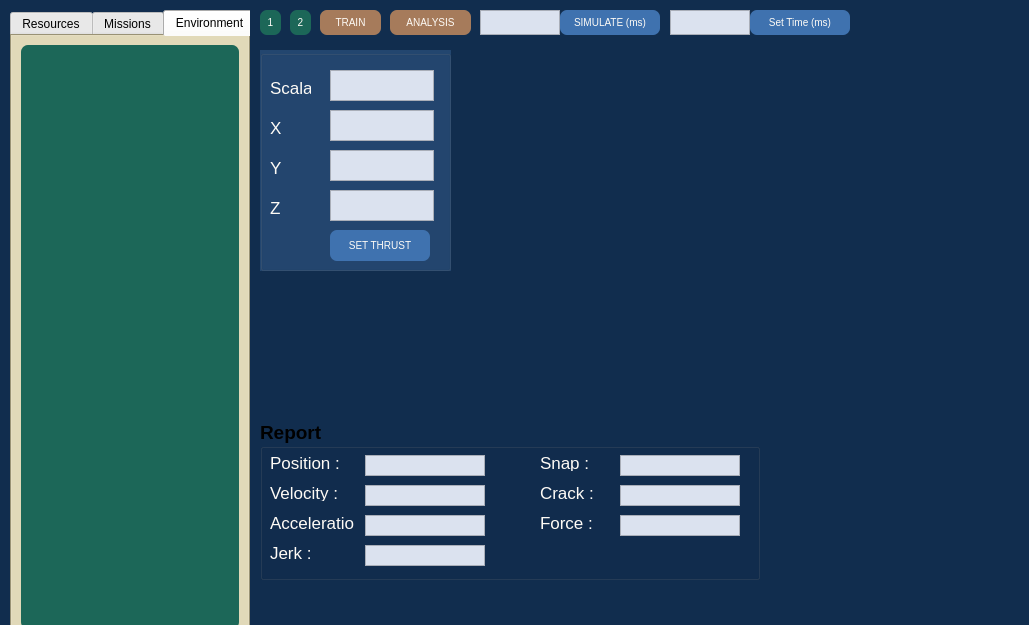
<?xml version="1.0" encoding="UTF-8"?>
<ui version="4.0">
 <class>MainWindow</class>
 <widget class="QMainWindow" name="MainWindow">
  <property name="geometry">
   <rect>
    <x>0</x>
    <y>0</y>
    <width>1029</width>
    <height>625</height>
   </rect>
  </property>
  <property name="font">
   <font>
    <family>Helvetica</family>
   </font>
  </property>
  <property name="windowTitle">
   <string>Simulation</string>
  </property>
  <property name="windowIcon">
   <iconset theme="QIcon::ThemeIcon::GoHome"/>
  </property>
  <property name="styleSheet">
   <string notr="true">QMainWindow{
background-color: #112D4E;
}</string>
  </property>
  <widget class="QWidget" name="centralwidget">
   <property name="enabled">
    <bool>true</bool>
   </property>
   <widget class="QTabWidget" name="tabWidget">
    <property name="geometry">
     <rect>
      <x>10</x>
      <y>10</y>
      <width>240</width>
      <height>630</height>
     </rect>
    </property>
    <property name="font">
     <font>
      <family>Helvetica Neue</family>
     </font>
    </property>
    <property name="styleSheet">
     <string notr="true">QTabWidget{
background-color:#D6CDA4;
}</string>
    </property>
    <property name="tabPosition">
     <enum>QTabWidget::TabPosition::North</enum>
    </property>
    <property name="tabShape">
     <enum>QTabWidget::TabShape::Rounded</enum>
    </property>
    <property name="currentIndex">
     <number>2</number>
    </property>
    <property name="iconSize">
     <size>
      <width>32</width>
      <height>32</height>
     </size>
    </property>
    <property name="usesScrollButtons">
     <bool>false</bool>
    </property>
    <widget class="QWidget" name="playersTab">
     <property name="autoFillBackground">
      <bool>false</bool>
     </property>
     <property name="styleSheet">
      <string notr="true"/>
     </property>
     <attribute name="title">
      <string>Resources</string>
     </attribute>
     <layout class="QHBoxLayout" name="horizontalLayout">
      <property name="leftMargin">
       <number>10</number>
      </property>
      <property name="topMargin">
       <number>5</number>
      </property>
      <property name="rightMargin">
       <number>10</number>
      </property>
      <property name="bottomMargin">
       <number>10</number>
      </property>
      <item>
       <widget class="QTreeWidget" name="playersTreeWidget">
        <property name="styleSheet">
         <string notr="true">QTreeWidget {
background-color: #1C6758;
border-radius: 7px;
}</string>
        </property>
        <attribute name="headerVisible">
         <bool>false</bool>
        </attribute>
        <column>
         <property name="text">
          <string notr="true">1</string>
         </property>
        </column>
       </widget>
      </item>
     </layout>
    </widget>
    <widget class="QWidget" name="missionsTab">
     <property name="layoutDirection">
      <enum>Qt::LayoutDirection::LeftToRight</enum>
     </property>
     <attribute name="title">
      <string>Missions</string>
     </attribute>
     <layout class="QHBoxLayout" name="horizontalLayout_2">
      <property name="leftMargin">
       <number>10</number>
      </property>
      <property name="topMargin">
       <number>5</number>
      </property>
      <property name="rightMargin">
       <number>10</number>
      </property>
      <property name="bottomMargin">
       <number>10</number>
      </property>
      <item>
       <widget class="QTreeWidget" name="missionsTreeWidget">
        <property name="enabled">
         <bool>true</bool>
        </property>
        <property name="styleSheet">
         <string notr="true">QTreeWidget {
background-color: #115144;
border-radius: 7px;
}</string>
        </property>
        <attribute name="headerVisible">
         <bool>false</bool>
        </attribute>
        <column>
         <property name="text">
          <string notr="true">1</string>
         </property>
        </column>
       </widget>
      </item>
     </layout>
    </widget>
    <widget class="QWidget" name="environmentTab">
     <attribute name="title">
      <string>Environment</string>
     </attribute>
     <layout class="QHBoxLayout" name="horizontalLayout_3">
      <item>
       <widget class="QTreeWidget" name="environmentTreeWidget">
        <property name="minimumSize">
         <size>
          <width>194</width>
          <height>569</height>
         </size>
        </property>
        <property name="styleSheet">
         <string notr="true">QTreeWidget {
background-color: #1C6758;
border-radius: 7px;
}</string>
        </property>
        <attribute name="headerVisible">
         <bool>false</bool>
        </attribute>
        <column>
         <property name="text">
          <string notr="true">1</string>
         </property>
        </column>
       </widget>
      </item>
     </layout>
    </widget>
   </widget>
   <widget class="QTextEdit" name="simulateTextEdit">
    <property name="geometry">
     <rect>
      <x>480</x>
      <y>10</y>
      <width>80</width>
      <height>25</height>
     </rect>
    </property>
    <property name="styleSheet">
     <string notr="true">QTextEdit {
    background-color: #DBE2EF; 
    color: #112D4E;
    font-size: 12px; 
    font-weight: lighter; 
}

</string>
    </property>
    <property name="verticalScrollBarPolicy">
     <enum>Qt::ScrollBarPolicy::ScrollBarAlwaysOff</enum>
    </property>
    <property name="horizontalScrollBarPolicy">
     <enum>Qt::ScrollBarPolicy::ScrollBarAlwaysOff</enum>
    </property>
   </widget>
   <widget class="QPushButton" name="simulateButton">
    <property name="geometry">
     <rect>
      <x>560</x>
      <y>10</y>
      <width>100</width>
      <height>25</height>
     </rect>
    </property>
    <property name="styleSheet">
     <string notr="true">QPushButton {
    background-color: #3F72AF; 
    text-align: center;
    color: #FEFBF6;
    border-radius:7px;
    font-size: 10px; 
    font-weight: lighter; 
}

QPushButton:hover {
    background-color: #2A5890; 
}

</string>
    </property>
    <property name="text">
     <string>SIMULATE (ms)</string>
    </property>
   </widget>
   <widget class="QPushButton" name="forwardButton">
    <property name="geometry">
     <rect>
      <x>750</x>
      <y>10</y>
      <width>100</width>
      <height>25</height>
     </rect>
    </property>
    <property name="styleSheet">
     <string notr="true">QPushButton {
    background-color: #3F72AF; 
    color: #FEFBF6;
    text-align: center;
    border-radius:7px;
    font-size: 10px; 
    font-weight: lighter; 
}

QPushButton:hover {
    background-color: #2A5890; 
}

</string>
    </property>
    <property name="text">
     <string>Set Time (ms)</string>
    </property>
   </widget>
   <widget class="QTextEdit" name="forwardTextEdit">
    <property name="geometry">
     <rect>
      <x>670</x>
      <y>10</y>
      <width>80</width>
      <height>25</height>
     </rect>
    </property>
    <property name="styleSheet">
     <string notr="true">QTextEdit {
    background-color: #DBE2EF; 
    color: #112D4E;
    font-size: 12px; 
    font-weight: lighter; 
}

</string>
    </property>
    <property name="verticalScrollBarPolicy">
     <enum>Qt::ScrollBarPolicy::ScrollBarAlwaysOff</enum>
    </property>
    <property name="horizontalScrollBarPolicy">
     <enum>Qt::ScrollBarPolicy::ScrollBarAlwaysOff</enum>
    </property>
   </widget>
   <widget class="QGroupBox" name="reportGroupBox">
    <property name="geometry">
     <rect>
      <x>260</x>
      <y>420</y>
      <width>500</width>
      <height>160</height>
     </rect>
    </property>
    <property name="font">
     <font>
      <family>Helvetica Neue</family>
      <pointsize>14</pointsize>
      <bold>true</bold>
     </font>
    </property>
    <property name="title">
     <string>Report</string>
    </property>
    <widget class="QLabel" name="positionLabel">
     <property name="geometry">
      <rect>
       <x>10</x>
       <y>35</y>
       <width>85</width>
       <height>16</height>
      </rect>
     </property>
     <property name="font">
      <font>
       <family>Helvetica Neue</family>
       <pointsize>13</pointsize>
      </font>
     </property>
     <property name="styleSheet">
      <string notr="true">QLabel {
color: #FEFBF6;
}</string>
     </property>
     <property name="text">
      <string>Position :</string>
     </property>
    </widget>
    <widget class="QLabel" name="velocityLabel">
     <property name="geometry">
      <rect>
       <x>10</x>
       <y>65</y>
       <width>85</width>
       <height>16</height>
      </rect>
     </property>
     <property name="font">
      <font>
       <family>Helvetica Neue</family>
       <pointsize>13</pointsize>
      </font>
     </property>
     <property name="styleSheet">
      <string notr="true">QLabel {
color: #FEFBF6;
}</string>
     </property>
     <property name="text">
      <string>Velocity :</string>
     </property>
    </widget>
    <widget class="QLabel" name="accelerationLabel">
     <property name="geometry">
      <rect>
       <x>10</x>
       <y>95</y>
       <width>85</width>
       <height>16</height>
      </rect>
     </property>
     <property name="font">
      <font>
       <family>Helvetica Neue</family>
       <pointsize>13</pointsize>
      </font>
     </property>
     <property name="styleSheet">
      <string notr="true">QLabel {
color: #FEFBF6;
}</string>
     </property>
     <property name="text">
      <string>Acceleration :</string>
     </property>
    </widget>
    <widget class="QTextEdit" name="positionTextEdit">
     <property name="geometry">
      <rect>
       <x>105</x>
       <y>35</y>
       <width>120</width>
       <height>21</height>
      </rect>
     </property>
     <property name="styleSheet">
      <string notr="true">QTextEdit {
    background-color: #DBE2EF; 
    color: #112D4E;
    font-size: 12px; 
    font-weight: lighter; 
}</string>
     </property>
     <property name="verticalScrollBarPolicy">
      <enum>Qt::ScrollBarPolicy::ScrollBarAlwaysOff</enum>
     </property>
     <property name="horizontalScrollBarPolicy">
      <enum>Qt::ScrollBarPolicy::ScrollBarAlwaysOff</enum>
     </property>
    </widget>
    <widget class="QTextEdit" name="velocityTextEdit">
     <property name="geometry">
      <rect>
       <x>105</x>
       <y>65</y>
       <width>120</width>
       <height>21</height>
      </rect>
     </property>
     <property name="styleSheet">
      <string notr="true">QTextEdit {
    background-color: #DBE2EF; 
    color: #112D4E;
    font-size: 12px; 
    font-weight: lighter; 
}</string>
     </property>
     <property name="verticalScrollBarPolicy">
      <enum>Qt::ScrollBarPolicy::ScrollBarAlwaysOff</enum>
     </property>
     <property name="horizontalScrollBarPolicy">
      <enum>Qt::ScrollBarPolicy::ScrollBarAlwaysOff</enum>
     </property>
    </widget>
    <widget class="QTextEdit" name="accelerationTextEdit">
     <property name="geometry">
      <rect>
       <x>105</x>
       <y>95</y>
       <width>120</width>
       <height>21</height>
      </rect>
     </property>
     <property name="styleSheet">
      <string notr="true">QTextEdit {
    background-color: #DBE2EF; 
    color: #112D4E;
    font-size: 12px; 
    font-weight: lighter; 
}</string>
     </property>
     <property name="verticalScrollBarPolicy">
      <enum>Qt::ScrollBarPolicy::ScrollBarAlwaysOff</enum>
     </property>
     <property name="horizontalScrollBarPolicy">
      <enum>Qt::ScrollBarPolicy::ScrollBarAlwaysOff</enum>
     </property>
    </widget>
    <widget class="QLabel" name="jerkLabel">
     <property name="geometry">
      <rect>
       <x>10</x>
       <y>125</y>
       <width>85</width>
       <height>16</height>
      </rect>
     </property>
     <property name="font">
      <font>
       <family>Helvetica Neue</family>
       <pointsize>13</pointsize>
      </font>
     </property>
     <property name="styleSheet">
      <string notr="true">QLabel {
color: #FEFBF6;
}</string>
     </property>
     <property name="text">
      <string>Jerk :</string>
     </property>
    </widget>
    <widget class="QTextEdit" name="jerkTextEdit">
     <property name="geometry">
      <rect>
       <x>105</x>
       <y>125</y>
       <width>120</width>
       <height>21</height>
      </rect>
     </property>
     <property name="styleSheet">
      <string notr="true">QTextEdit {
    background-color: #DBE2EF; 
    color: #112D4E;
    font-size: 12px; 
    font-weight: lighter; 
}</string>
     </property>
     <property name="verticalScrollBarPolicy">
      <enum>Qt::ScrollBarPolicy::ScrollBarAlwaysOff</enum>
     </property>
     <property name="horizontalScrollBarPolicy">
      <enum>Qt::ScrollBarPolicy::ScrollBarAlwaysOff</enum>
     </property>
    </widget>
    <widget class="QLabel" name="snapLabel">
     <property name="geometry">
      <rect>
       <x>280</x>
       <y>35</y>
       <width>70</width>
       <height>16</height>
      </rect>
     </property>
     <property name="font">
      <font>
       <family>Helvetica Neue</family>
       <pointsize>13</pointsize>
      </font>
     </property>
     <property name="styleSheet">
      <string notr="true">QLabel {
color: #FEFBF6;
}</string>
     </property>
     <property name="text">
      <string>Snap :</string>
     </property>
    </widget>
    <widget class="QLabel" name="crackLabel">
     <property name="geometry">
      <rect>
       <x>280</x>
       <y>65</y>
       <width>70</width>
       <height>16</height>
      </rect>
     </property>
     <property name="font">
      <font>
       <family>Helvetica Neue</family>
       <pointsize>13</pointsize>
      </font>
     </property>
     <property name="styleSheet">
      <string notr="true">QLabel {
color: #FEFBF6;
}</string>
     </property>
     <property name="text">
      <string>Crack :</string>
     </property>
    </widget>
    <widget class="QLabel" name="forceLabel">
     <property name="geometry">
      <rect>
       <x>280</x>
       <y>95</y>
       <width>70</width>
       <height>16</height>
      </rect>
     </property>
     <property name="font">
      <font>
       <family>Helvetica Neue</family>
       <pointsize>13</pointsize>
      </font>
     </property>
     <property name="styleSheet">
      <string notr="true">QLabel {
color: #FEFBF6;
}</string>
     </property>
     <property name="text">
      <string>Force :</string>
     </property>
    </widget>
    <widget class="QTextEdit" name="snapTextEdit">
     <property name="geometry">
      <rect>
       <x>360</x>
       <y>35</y>
       <width>120</width>
       <height>21</height>
      </rect>
     </property>
     <property name="styleSheet">
      <string notr="true">QTextEdit {
    background-color: #DBE2EF; 
    color: #112D4E;
    font-size: 12px; 
    font-weight: lighter; 
}</string>
     </property>
     <property name="verticalScrollBarPolicy">
      <enum>Qt::ScrollBarPolicy::ScrollBarAlwaysOff</enum>
     </property>
     <property name="horizontalScrollBarPolicy">
      <enum>Qt::ScrollBarPolicy::ScrollBarAlwaysOff</enum>
     </property>
    </widget>
    <widget class="QTextEdit" name="crackTextEdit">
     <property name="geometry">
      <rect>
       <x>360</x>
       <y>65</y>
       <width>120</width>
       <height>21</height>
      </rect>
     </property>
     <property name="styleSheet">
      <string notr="true">QTextEdit {
    background-color: #DBE2EF; 
    color: #112D4E;
    font-size: 12px; 
    font-weight: lighter; 
}</string>
     </property>
     <property name="verticalScrollBarPolicy">
      <enum>Qt::ScrollBarPolicy::ScrollBarAlwaysOff</enum>
     </property>
     <property name="horizontalScrollBarPolicy">
      <enum>Qt::ScrollBarPolicy::ScrollBarAlwaysOff</enum>
     </property>
    </widget>
    <widget class="QTextEdit" name="forceTextEdit">
     <property name="geometry">
      <rect>
       <x>360</x>
       <y>95</y>
       <width>120</width>
       <height>21</height>
      </rect>
     </property>
     <property name="styleSheet">
      <string notr="true">QTextEdit {
    background-color: #DBE2EF; 
    color: #112D4E;
    font-size: 12px; 
    font-weight: lighter; 
}</string>
     </property>
     <property name="verticalScrollBarPolicy">
      <enum>Qt::ScrollBarPolicy::ScrollBarAlwaysOff</enum>
     </property>
     <property name="horizontalScrollBarPolicy">
      <enum>Qt::ScrollBarPolicy::ScrollBarAlwaysOff</enum>
     </property>
    </widget>
   </widget>
   <widget class="QPushButton" name="loadButton">
    <property name="geometry">
     <rect>
      <x>260</x>
      <y>10</y>
      <width>21</width>
      <height>25</height>
     </rect>
    </property>
    <property name="styleSheet">
     <string notr="true">QPushButton {
    background-color: #1C6758; 
    text-align: center;
    color: #FEFBF6;
    border-radius:7px;
    font-size: 10px; 
    font-weight: lighter; 
}

QPushButton:hover {
    background-color: #115144; 
}</string>
    </property>
    <property name="text">
     <string>1</string>
    </property>
   </widget>
   <widget class="QGroupBox" name="thrustGroupBox">
    <property name="geometry">
     <rect>
      <x>260</x>
      <y>50</y>
      <width>191</width>
      <height>221</height>
     </rect>
    </property>
    <property name="styleSheet">
     <string notr="true">QGroupBox{
background-color:#23466F;
}</string>
    </property>
    <property name="title">
     <string/>
    </property>
    <widget class="QTextEdit" name="valueTextEdit">
     <property name="geometry">
      <rect>
       <x>70</x>
       <y>20</y>
       <width>104</width>
       <height>31</height>
      </rect>
     </property>
     <property name="styleSheet">
      <string notr="true">QTextEdit {
    background-color: #DBE2EF; 
    color: #112D4E;
    font-size: 12px; 
    font-weight: lighter; 
}</string>
     </property>
    </widget>
    <widget class="QLabel" name="valueLabel">
     <property name="geometry">
      <rect>
       <x>10</x>
       <y>30</y>
       <width>41</width>
       <height>16</height>
      </rect>
     </property>
     <property name="font">
      <font>
       <family>Helvetica Neue</family>
       <pointsize>13</pointsize>
      </font>
     </property>
     <property name="styleSheet">
      <string notr="true">QLabel {
color: #FEFBF6;
}</string>
     </property>
     <property name="text">
      <string>Scalar :</string>
     </property>
    </widget>
    <widget class="QLabel" name="xLabel">
     <property name="geometry">
      <rect>
       <x>10</x>
       <y>70</y>
       <width>41</width>
       <height>16</height>
      </rect>
     </property>
     <property name="font">
      <font>
       <family>Helvetica Neue</family>
       <pointsize>13</pointsize>
      </font>
     </property>
     <property name="styleSheet">
      <string notr="true">QLabel {
color: #FEFBF6;
}</string>
     </property>
     <property name="text">
      <string>X</string>
     </property>
    </widget>
    <widget class="QTextEdit" name="xTextEdit">
     <property name="geometry">
      <rect>
       <x>70</x>
       <y>60</y>
       <width>104</width>
       <height>31</height>
      </rect>
     </property>
     <property name="styleSheet">
      <string notr="true">QTextEdit {
    background-color: #DBE2EF; 
    color: #112D4E;
    font-size: 12px; 
    font-weight: lighter; 
}</string>
     </property>
    </widget>
    <widget class="QLabel" name="yLabel">
     <property name="geometry">
      <rect>
       <x>10</x>
       <y>110</y>
       <width>41</width>
       <height>16</height>
      </rect>
     </property>
     <property name="font">
      <font>
       <family>Helvetica Neue</family>
       <pointsize>13</pointsize>
      </font>
     </property>
     <property name="styleSheet">
      <string notr="true">QLabel {
color: #FEFBF6;
}</string>
     </property>
     <property name="text">
      <string>Y</string>
     </property>
    </widget>
    <widget class="QTextEdit" name="yTextEdit">
     <property name="geometry">
      <rect>
       <x>70</x>
       <y>100</y>
       <width>104</width>
       <height>31</height>
      </rect>
     </property>
     <property name="styleSheet">
      <string notr="true">QTextEdit {
    background-color: #DBE2EF; 
    color: #112D4E;
    font-size: 12px; 
    font-weight: lighter; 
}</string>
     </property>
    </widget>
    <widget class="QLabel" name="zLabel">
     <property name="geometry">
      <rect>
       <x>10</x>
       <y>150</y>
       <width>41</width>
       <height>16</height>
      </rect>
     </property>
     <property name="font">
      <font>
       <family>Helvetica Neue</family>
       <pointsize>13</pointsize>
      </font>
     </property>
     <property name="styleSheet">
      <string notr="true">QLabel {
color: #FEFBF6;
}</string>
     </property>
     <property name="text">
      <string>Z</string>
     </property>
    </widget>
    <widget class="QTextEdit" name="zTextEdit">
     <property name="geometry">
      <rect>
       <x>70</x>
       <y>140</y>
       <width>104</width>
       <height>31</height>
      </rect>
     </property>
     <property name="styleSheet">
      <string notr="true">QTextEdit {
    background-color: #DBE2EF; 
    color: #112D4E;
    font-size: 12px; 
    font-weight: lighter; 
}</string>
     </property>
    </widget>
    <widget class="QPushButton" name="thrustButton">
     <property name="geometry">
      <rect>
       <x>70</x>
       <y>180</y>
       <width>100</width>
       <height>31</height>
      </rect>
     </property>
     <property name="styleSheet">
      <string notr="true">QPushButton {
    background-color: #3F72AF; 
    text-align: center;
    color: #FEFBF6;
    border-radius:7px;
    font-size: 10px; 
    font-weight: lighter; 
}

QPushButton:hover {
    background-color: #2A5890; 
}

</string>
     </property>
     <property name="text">
      <string>SET THRUST</string>
     </property>
    </widget>
   </widget>
   <widget class="QPushButton" name="analysisButton">
    <property name="geometry">
     <rect>
      <x>390</x>
      <y>10</y>
      <width>81</width>
      <height>25</height>
     </rect>
    </property>
    <property name="styleSheet">
     <string notr="true">QPushButton {
    background-color: #A67B5B; 
    color: #FEFBF6;
    text-align: center;
    border-radius:7px;
    font-size: 10px; 
    font-weight: lighter; 
}

QPushButton:hover {
    background-color: #6F4E37; 
}

</string>
    </property>
    <property name="text">
     <string>ANALYSIS</string>
    </property>
   </widget>
   <widget class="QPushButton" name="loadButton_2">
    <property name="geometry">
     <rect>
      <x>290</x>
      <y>10</y>
      <width>21</width>
      <height>25</height>
     </rect>
    </property>
    <property name="styleSheet">
     <string notr="true">QPushButton {
    background-color: #1C6758; 
    text-align: center;
    color: #FEFBF6;
    border-radius:7px;
    font-size: 10px; 
    font-weight: lighter; 
}

QPushButton:hover {
    background-color: #115144; 
}</string>
    </property>
    <property name="text">
     <string>2</string>
    </property>
   </widget>
   <widget class="QPushButton" name="trainButton">
    <property name="geometry">
     <rect>
      <x>320</x>
      <y>10</y>
      <width>61</width>
      <height>25</height>
     </rect>
    </property>
    <property name="styleSheet">
     <string notr="true">QPushButton {
    background-color: #A67B5B; 
    color: #FEFBF6;
    text-align: center;
    border-radius:7px;
    font-size: 10px; 
    font-weight: lighter; 
}

QPushButton:hover {
    background-color: #6F4E37; 
}

</string>
    </property>
    <property name="text">
     <string>TRAIN</string>
    </property>
   </widget>
  </widget>
 </widget>
 <resources/>
 <connections/>
</ui>
